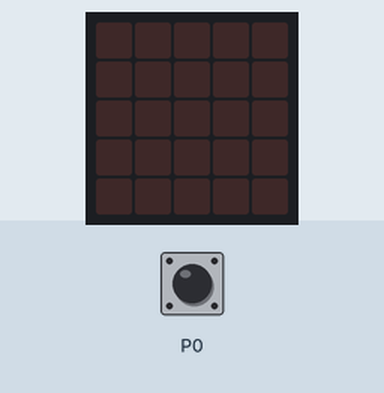
The program below on a simulated BBC micro:bit (MakeCode). On the bench: the board's 5×5 LED display. Inputs (shaded band) come from the test bench; at power-on: P0 HIGH.

Above: at 1.2 s.
1.3 s: P0 pulled LOW for 0.15 s
At 1.7 s:
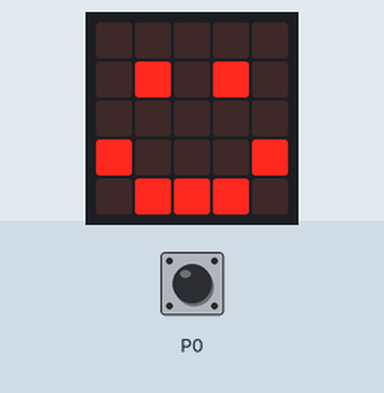
3.4 s: P0 pulled LOW for 3.2 s
Timing chart, 0 to 6.4 s (numbered marks = the images above; inputs shaded):
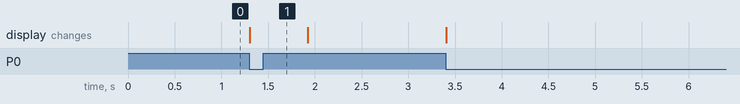

Measured:
- after the input at 1.3 s, the display: changes at once (image 1)

The program:

main.ts
```typescript
// (licence header left out)
// set pin 0 to 1
pins.setPull(DigitalPin.P0, PinPullMode.PullUp)
basic.forever(function () {
    // if the P0 is connected to ground
    if (pins.digitalReadPin(DigitalPin.P0) == 0) {
        basic.showIcon(IconNames.Happy)
    } else {
        basic.clearScreen()
    }
})
```
